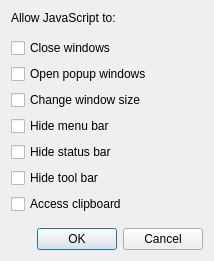
<?xml version="1.0" encoding="UTF-8"?>
<ui version="4.0">
 <class>JsOptions</class>
 <widget class="QDialog" name="JsOptions">
  <property name="geometry">
   <rect>
    <x>0</x>
    <y>0</y>
    <width>214</width>
    <height>261</height>
   </rect>
  </property>
  <property name="windowTitle">
   <string>JavaScript Options</string>
  </property>
  <layout class="QVBoxLayout" name="verticalLayout_2">
   <item>
    <widget class="QLabel" name="label">
     <property name="text">
      <string>Allow JavaScript to:</string>
     </property>
    </widget>
   </item>
   <item>
    <layout class="QVBoxLayout" name="verticalLayout">
     <item>
      <spacer name="verticalSpacer">
       <property name="orientation">
        <enum>Qt::Vertical</enum>
       </property>
       <property name="sizeHint" stdset="0">
        <size>
         <width>20</width>
         <height>40</height>
        </size>
       </property>
      </spacer>
     </item>
     <item>
      <widget class="QCheckBox" name="jscanCloseWindow">
       <property name="text">
        <string>Close windows</string>
       </property>
      </widget>
     </item>
     <item>
      <widget class="QCheckBox" name="jscanOpenWindow">
       <property name="text">
        <string>Open popup windows</string>
       </property>
      </widget>
     </item>
     <item>
      <widget class="QCheckBox" name="jscanChangeSize">
       <property name="text">
        <string>Change window size</string>
       </property>
      </widget>
     </item>
     <item>
      <widget class="QCheckBox" name="jscanHideMenu">
       <property name="text">
        <string>Hide menu bar</string>
       </property>
      </widget>
     </item>
     <item>
      <widget class="QCheckBox" name="jscanHideStatus">
       <property name="text">
        <string>Hide status bar</string>
       </property>
      </widget>
     </item>
     <item>
      <widget class="QCheckBox" name="jscanHideTool">
       <property name="text">
        <string>Hide tool bar</string>
       </property>
      </widget>
     </item>
     <item>
      <widget class="QCheckBox" name="jscanAccessClipboard">
       <property name="text">
        <string>Access clipboard</string>
       </property>
      </widget>
     </item>
     <item>
      <spacer name="verticalSpacer_2">
       <property name="orientation">
        <enum>Qt::Vertical</enum>
       </property>
       <property name="sizeHint" stdset="0">
        <size>
         <width>20</width>
         <height>40</height>
        </size>
       </property>
      </spacer>
     </item>
    </layout>
   </item>
   <item>
    <widget class="QDialogButtonBox" name="jsoptsbbox">
     <property name="standardButtons">
      <set>QDialogButtonBox::Cancel|QDialogButtonBox::Ok</set>
     </property>
    </widget>
   </item>
  </layout>
 </widget>
 <resources/>
 <connections>
  <connection>
   <sender>jsoptsbbox</sender>
   <signal>accepted()</signal>
   <receiver>JsOptions</receiver>
   <slot>accept()</slot>
   <hints>
    <hint type="sourcelabel">
     <x>248</x>
     <y>254</y>
    </hint>
    <hint type="destinationlabel">
     <x>157</x>
     <y>274</y>
    </hint>
   </hints>
  </connection>
  <connection>
   <sender>jsoptsbbox</sender>
   <signal>rejected()</signal>
   <receiver>JsOptions</receiver>
   <slot>reject()</slot>
   <hints>
    <hint type="sourcelabel">
     <x>316</x>
     <y>260</y>
    </hint>
    <hint type="destinationlabel">
     <x>286</x>
     <y>274</y>
    </hint>
   </hints>
  </connection>
 </connections>
</ui>
